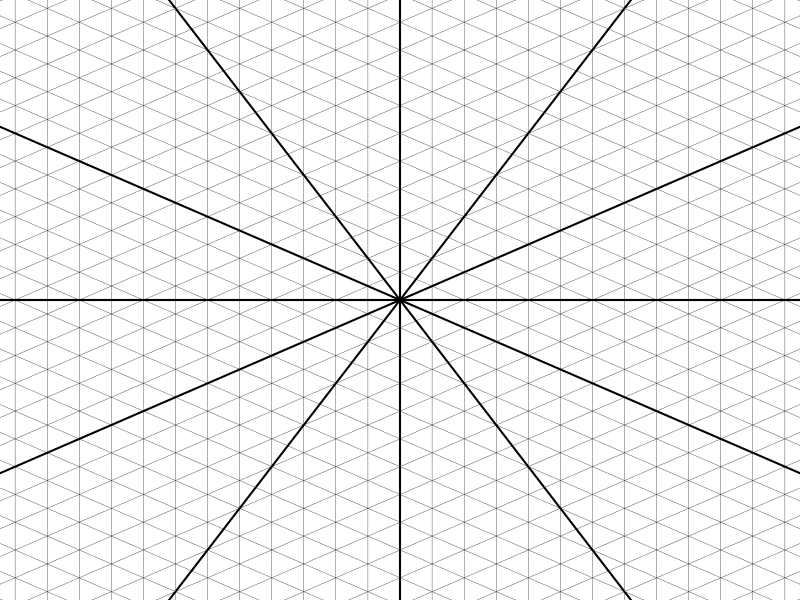

This figure's R source:
## ---- chunk 1
par(mar=c(0,0,0,0))
plot(0,0,"n",xlim=c(-10,10),ylim=c(-10,10),axes=F,ann=F)
abline(v=0,lwd=2)
abline(0,tan(pi/6),lwd=2)
abline(0,tan(-pi/6),lwd=2)
for(b in -20:20){
    abline(b,tan(pi/6),lwd=0.3,lty=1)
    abline(b,tan(-pi/6),lwd=0.3,lty=1)
    abline(v=b*cos(pi/6),lwd=0.3,lty=1)
}

abline(h=0,lwd=2)
abline(0,tan(pi/3),lwd=2)
abline(0,tan(-pi/3),lwd=2)

# for(b in -30:30){
#     abline(2*b*sin(pi/6),tan(pi/3),lwd=0.3,lty=1)
#     abline(2*b*sin(pi/6),tan(-pi/3),lwd=0.3,lty=1)
#     abline(h=2*b*sin(pi/6),lwd=0.3,lty=1)
# }
